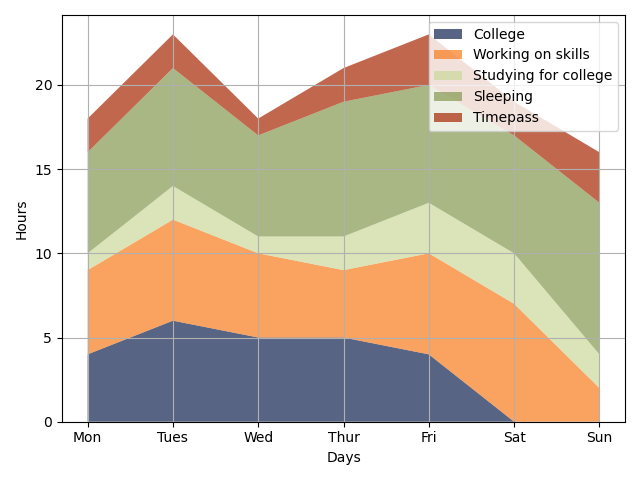

Recreate this plot in Python.

import matplotlib.pyplot as plt

days=["Mon" , "Tues" , "Wed" , "Thur" , "Fri" , "Sat" , "Sun"]  # mon tue wed thurs fri sat sun
college=[4,6,5,5,4,0,0]
skills=[5,6,5,4,6,7,2]
studying=[1,2,1,2,3,3,2]
sleeping=[6,7,6,8,7,7,9]
timepass=[2,2,1,2,3,2,3]

activities = ["College" , "Working on skills" , "Studying for college" , "Sleeping" , "Timepass"]
colors = ["#11224E" , "#F87B1B" , "#CBD99B" , "#84994F" , "#A72703"]

plt.stackplot(days,college,skills,studying,sleeping,timepass,labels=activities, colors=colors,alpha=0.7)
plt.legend(loc="best")
plt.xlabel("Days")
plt.ylabel("Hours")
plt.grid(True)
plt.tight_layout()
plt.show()
